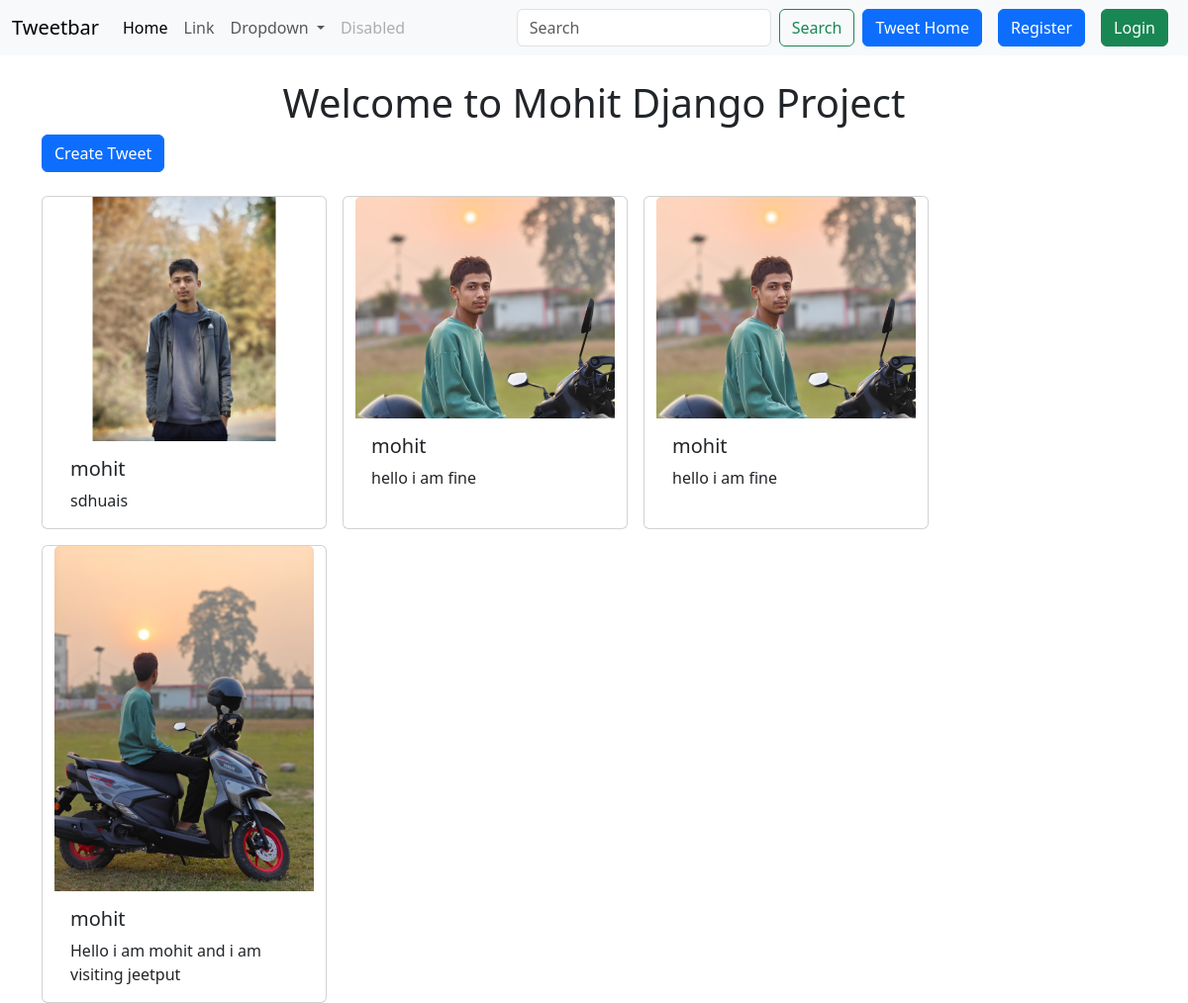
Page /tweet/ on the earlier database version.
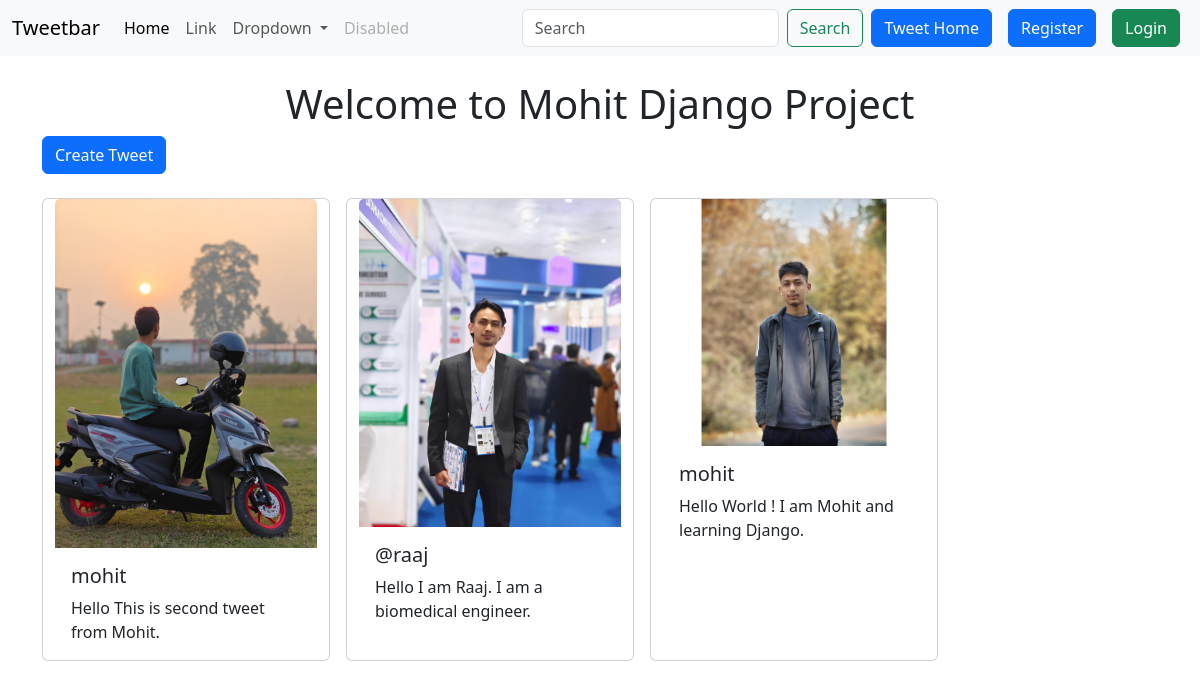
Same page on the later database version.
### tweet/models.py (models this page shows, shortened)
class Tweet(models.Model):
    user = models.ForeignKey(User, on_delete=models.CASCADE)
    text = models.TextField(max_length=500)
    photo = models.ImageField(upload_to='photos/', blank=True, null=True)
    created_at = models.DateTimeField(auto_now_add=True)
    updated_at = models.DateTimeField(auto_now=True)

### tweet/views.py (the view)
# urls.py: path('',views.tweet_list, name='tweet-list'),
def tweet_list(request):
    tweets = Tweet.objects.all().order_by('-created_at')
    return render(request, 'tweet/tweet_list.html', {'tweets': tweets})

### tweet/templates/tweet/tweet_list.html (shortened to what this page needs)
{% extends "layout.html" %}
{% block content%}
<h1 class="text-center mt-4">Welcome to Mohit Django Project</h1>
<a class= "btn btn-primary mb-4" href="{% url 'tweet-create' %}">Create Tweet</a>
<div class="container row gap-3">
    {% for i in tweets%}
    <div class="card" style="width: 18rem;">
  <img src="{{i.photo.url}}" class="card-img-top" alt="...">
  <div class="card-body">
    <h5 class="card-title">{{i.user.username}}</h5>
    <p class="card-text">{{i.text}}</p>
  </div>
</div>
    {% endfor %}
</div>
{% endblock%}

### main/templates/layout.html (shortened to what this page needs)
{% load static %}
<!DOCTYPE html>
<html lang="en" data-bs-theme="light">
<head>
    <link href="https://cdn.jsdelivr.net/npm/bootstrap@5.3.8/dist/css/bootstrap.min.css" rel="stylesheet">
</head>
<body>
    <nav class="navbar navbar-expand-lg bg-body-tertiary">
  <div class="container-fluid">
    <a class="navbar-brand" href="#">Tweetbar</a>
    <div class="collapse navbar-collapse" id="navbarSupportedContent">
      <ul class="navbar-nav me-auto mb-2 mb-lg-0">
        <li class="nav-item">
          <a class="nav-link active" aria-current="page" href="#">Home</a>
        </li>
        <li class="nav-item">
          <a class="nav-link" href="#">Link</a>
        </li>
        <li class="nav-item dropdown">
          <a class="nav-link dropdown-toggle" href="#" role="button" data-bs-toggle="dropdown" aria-expanded="false">
            Dropdown
          </a>
        </li>
        <li class="nav-item">
          <a class="nav-link disabled" aria-disabled="true">Disabled</a>
        </li>
      </ul>
      <form class="d-flex" role="search">
        <input class="form-control me-2" type="search" placeholder="Search" aria-label="Search"/>
        <button class="btn btn-outline-success" type="submit">Search</button>
      </form>
      <a href="{% url 'tweet-list' %}" class="btn btn-primary mx-2">Tweet Home</a>
      {% if user.is_authenticated %}
      <form method="post" action="{%url 'logout' %}">
        {% csrf_token%}
        <button class="btn btn-danger" type="submit">Logout</button>
      </form>
      {% else %}
       <a href="{% url 'register' %}" class="btn btn-primary mx-2">Register</a>
       <a href="{% url 'login' %}" class="btn btn-success mx-2">Login</a>
       {% endif %}
    </div>
  </div>
</nav>
    <div class="container">
        {% block content%}
        {% endblock %}
    </div>
</body>
</html>

Differences in the rows shown:
removed Tweet: photo (picture), user.username "mohit", text "sdhuais"
removed Tweet: photo (picture), user.username "mohit", text "hello i am fine"
removed Tweet: photo (picture), user.username "mohit", text "hello i am fine"
removed Tweet: photo (picture), user.username "mohit", text "Hello i am mohit and i am visiting jeetput"
added Tweet: photo (picture), user.username "mohit", text "Hello This is second tweet from Mohit."
added Tweet: photo (picture), user.username "@raaj", text "Hello I am Raaj. I am a biomedical engineer."
added Tweet: photo (picture), user.username "mohit", text "Hello World ! I am Mohit and learning Django."
